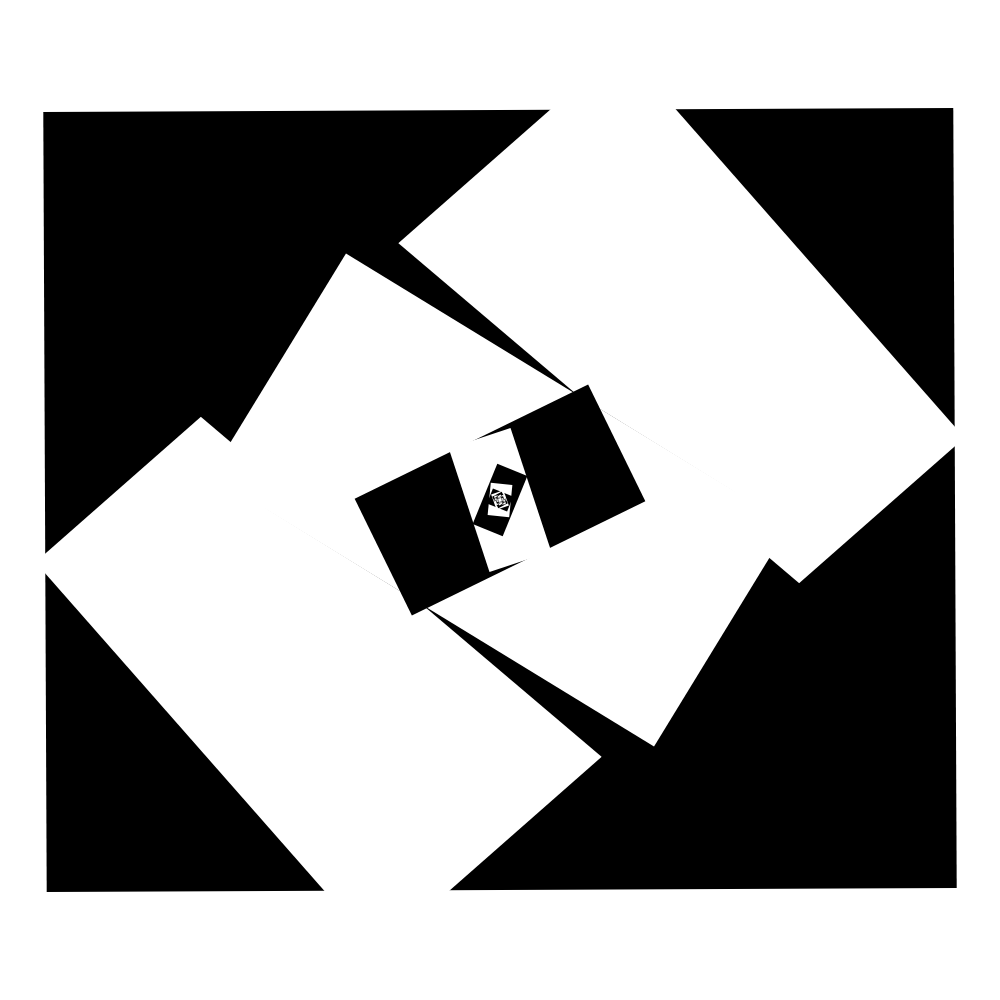
Frame 1 (no input)
Frame 60 (no input): identical to frame 1, image omitted
Frame 120 (the mouse pressed at the canvas centre since frame 60): identical to frame 1, image omitted

The p5.js sketch that drew this single still picture (run headless with seeded random() and noise() and a simulated clock; from frame 60 on, the mouse is pressed at the canvas centre):

// p5.js sketch
// ── sketch.js
let width = 1000;
let height = 1000;

const size = width * 0.13;
const rot = -5;

function setup() {
  createCanvas(width, height);
  rectMode(CENTER);
}

function draw() {
	background(255);
	noStroke();

	translate(width/2, height/2);

	let c = 255;

	for (i = 0; i < 7; i++) {
	 	rotate(rot -i);
	 	fill(c);
	 	rect(0, 0, size*(8-(i*2)), size*(8-i) );

	 	c = c == 255 ? 0 : 255;
	}

	fill(c);
	rotate(rot-7);
	rect(0, 0, size, size*2);

	for (let i = 1; i < 22; i++) {
		c = c == 255 ? 0 : 255;
		
		fill(c);
		rotate(rot-8-i);

		let w = size / (2*i);
		let h = i == 1 ? size : size / (2*(i-1));
		
		rect(0, 0, w, h);
	}

}
